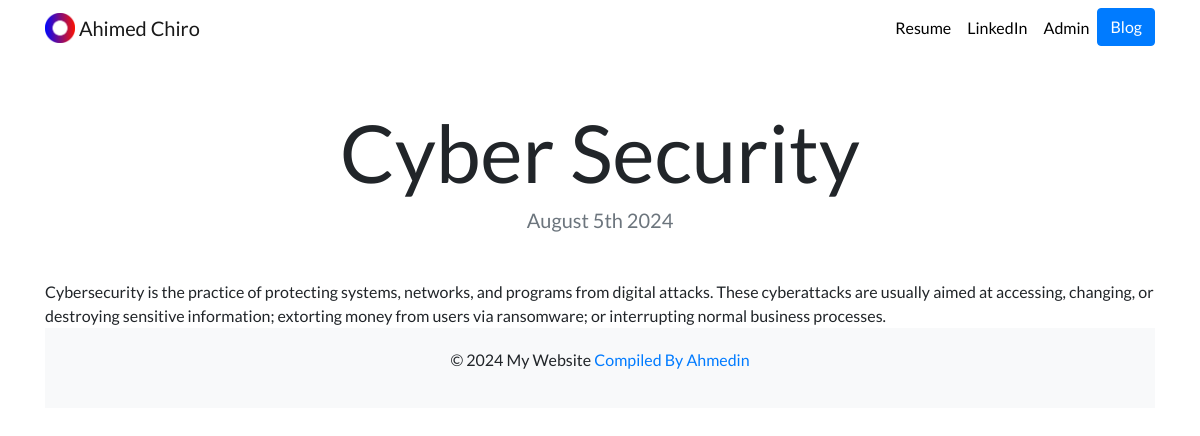
The app's page /blog/2/ with its own data.
### blog/models.py (models this page shows, shortened)
class Blog(models.Model):
    title = models.CharField(max_length=200)
    description = models.TextField()
    date = models.DateField()

### blog/views.py (the view)
# urls.py: path('<int:blog_id>/', views.detail, name='detail')
def detail(request,blog_id):
    blog =get_object_or_404(Blog,pk=blog_id)
    return render(request,'blog/detail.html',{'blog':blog})

### blog/templates/blog/detail.html (shortened to what this page needs)
{% extends "portfolio/base.html" %}
{% load static %}
{% block content %}
<h1 class="text-center mt-5" id="blogdetailtitle">{{ blog.title }}</h1>
<h5 class="text-center text-muted mb-5">{{ blog.date|date:'F jS Y' }}</h5>
{{ blog.description|safe }}
{% endblock %}

### portfolio/static/portfolio/custom.css (style rules this page uses)
body { font-family: 'Lato', sans-serif; }
@media (min-width: 992px) { #blogdetailtitle { font-size: 5rem; } }

### records on screen
Blog: title "Cyber Security", date "August 5th 2024", description "Cybersecurity is the practice of protecting systems, networks, and programs from digital attacks. These cyberattacks are usually aimed at accessing, changing, or destroying sensitive information; extorting money from users via ransomware; or interrupting normal business processes."
